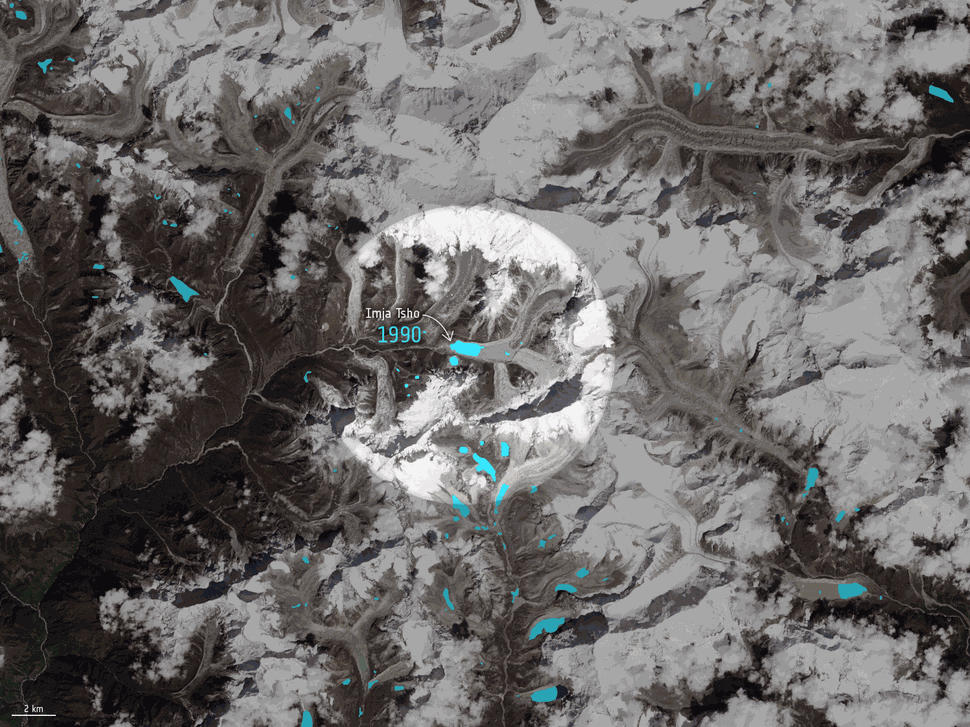
#> input picture Old dataa/Satelight image/Imja_Tsho_lake_volume_change.gif, 970 x 727 px, shrunk from 1495 x 1121 before the run, found by its file name
$ python glacier_analysis.py
#> lines starting #> are read from the running program, lines starting #| are printed output that depends on the picture; after the words box and inside, x2 and y2 are one past the last pixel; in counts of white or black regions, pixels touching at a corner belong together

import cv2
import numpy as np
import os
from PIL import Image

def extract_frames_from_gif(gif_path, output_dir):
    """Extract frames from a GIF file and save them as individual images."""
#> called with output_dir = 'frames'
    gif = Image.open(gif_path)
#> gif is the input picture: PIL image 970x727 P; mean R, G, B, A 107.8, 105.1, 104.6, 255
    frame_number = 0
    while True:
        frame_path = os.path.join(output_dir, f"frame_{frame_number:03d}.png")
        gif.save(frame_path)
        try:
            gif.seek(gif.tell() + 1)
            frame_number += 1
        except EOFError:
            break
#> after the loop, frame_number = 0
    print(f"Extracted {frame_number} frames.")
#| Extracted 0 frames.
    return frame_number

def analyze_glacier_changes(frame_dir):
    """Analyze changes between consecutive frames."""
#> called with frame_dir = 'frames'
    frames = sorted([os.path.join(frame_dir, f) for f in os.listdir(frame_dir) if f.endswith(".png")])
    differences = []

    for i in range(1, len(frames)):
        # Load consecutive frames
        img1 = cv2.imread(frames[i - 1], cv2.IMREAD_GRAYSCALE)
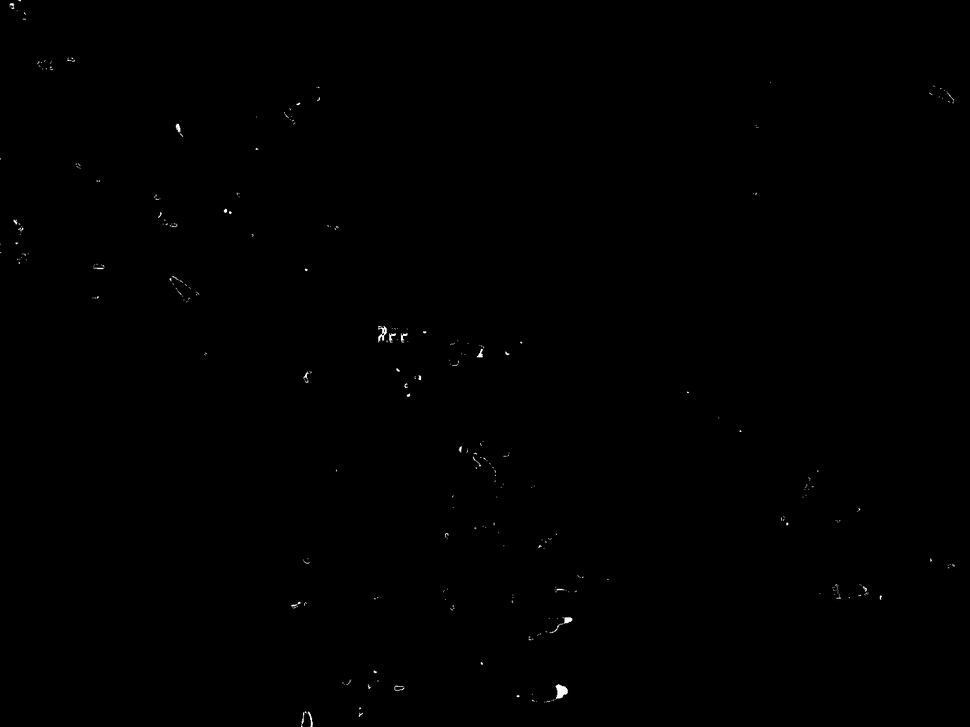
#> input picture Code/frames/diff_0_1.png, 970 x 727 px, shrunk from 1495 x 1121 before the run
#> img1 is the input picture: shape (727, 970); min 0, max 255, mean 0.4
        img2 = cv2.imread(frames[i], cv2.IMREAD_GRAYSCALE)
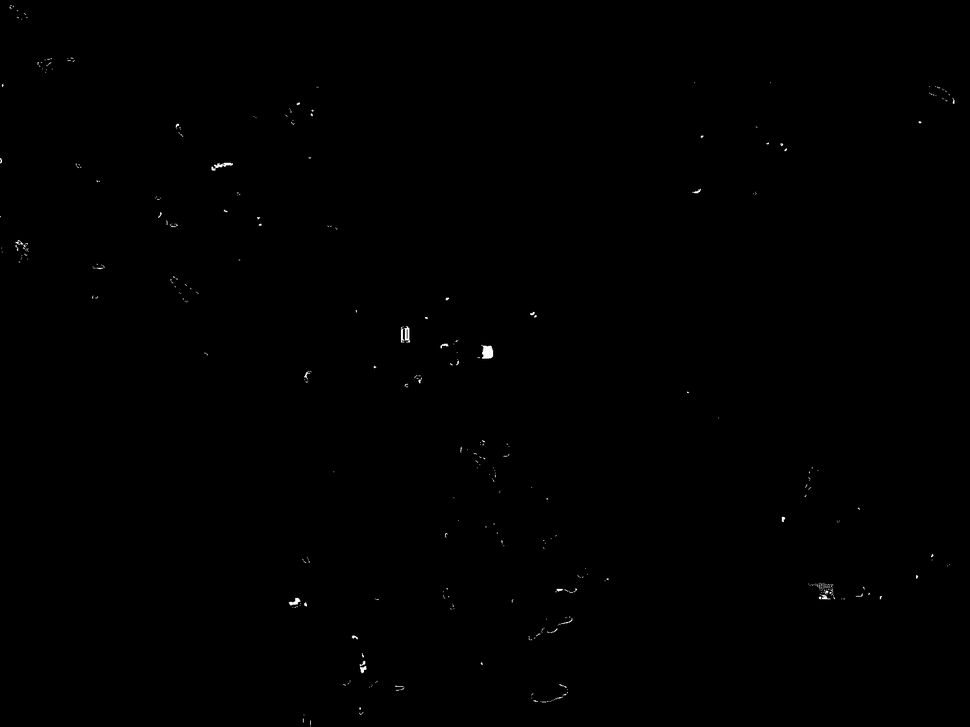
#> input picture Code/frames/diff_1_2.png, 970 x 727 px, shrunk from 1495 x 1121 before the run
#> img2 is the input picture: shape (727, 970); min 0, max 255, mean 0.4

        # Calculate absolute difference
        diff = cv2.absdiff(img1, img2)

        # Threshold to highlight significant changes
        _, diff_thresh = cv2.threshold(diff, 25, 255, cv2.THRESH_BINARY)
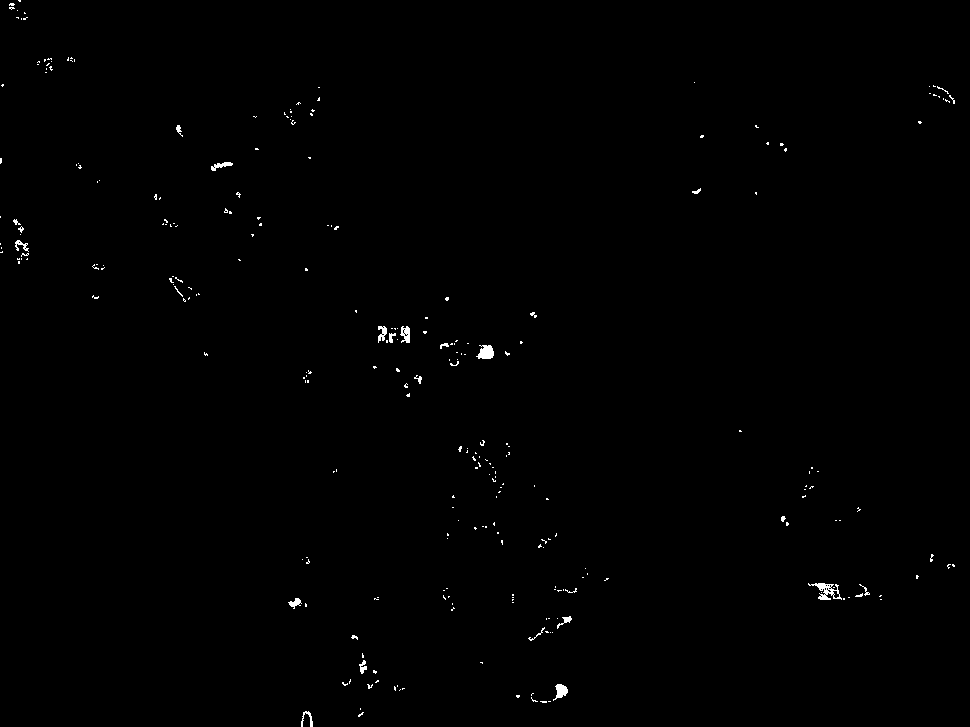
#> diff_thresh: shape (727, 970); 0.41% white in thin lines or dots

        # Calculate change area
        change_area = np.sum(diff_thresh > 0)
#> change_area = 2909
        differences.append({
            "frame_pair": (frames[i - 1], frames[i]),
            "change_area": change_area,
            "difference_image": diff_thresh
        })

        # Save or display the difference image
        diff_image_path = os.path.join(frame_dir, f"diff_{i - 1}_{i}.png")
        cv2.imwrite(diff_image_path, diff_thresh)
#> pass 2 of the loop in analyze_glacier_changes, `for i in range(1, len(frames)):`:
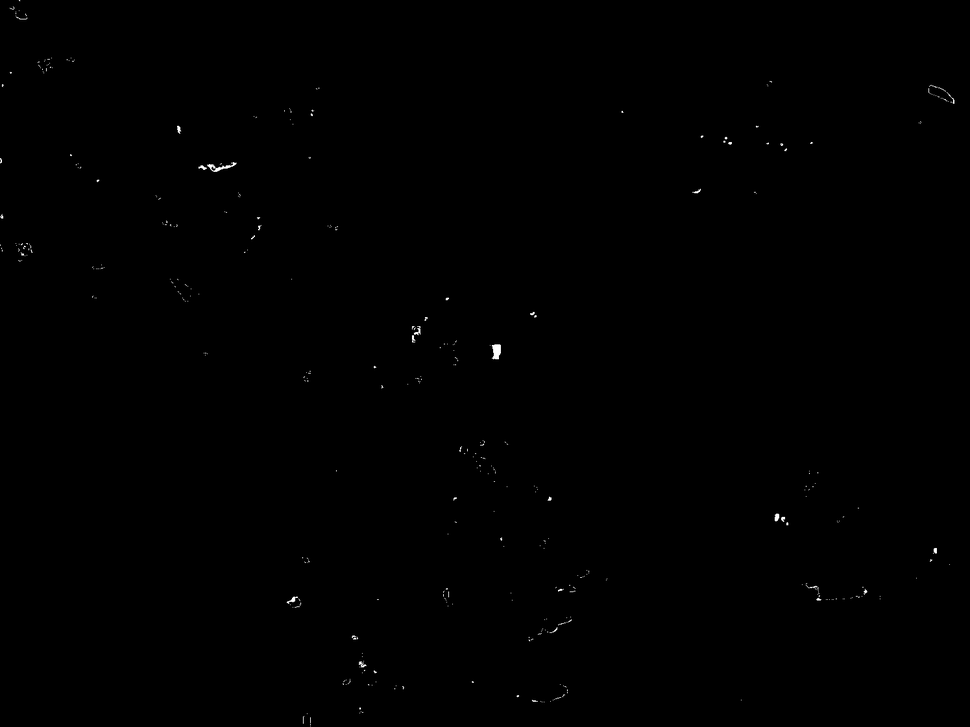
#> input picture Code/frames/diff_2_3.png, 970 x 727 px, shrunk from 1495 x 1121 before the run
#> in analyze_glacier_changes, img2 is the input picture: shape (727, 970); min 0, max 255, mean 0.4
#> in analyze_glacier_changes, `_, diff_thresh = cv2.threshold(diff, 25, 255, cv2.THRESH_BINARY)`:
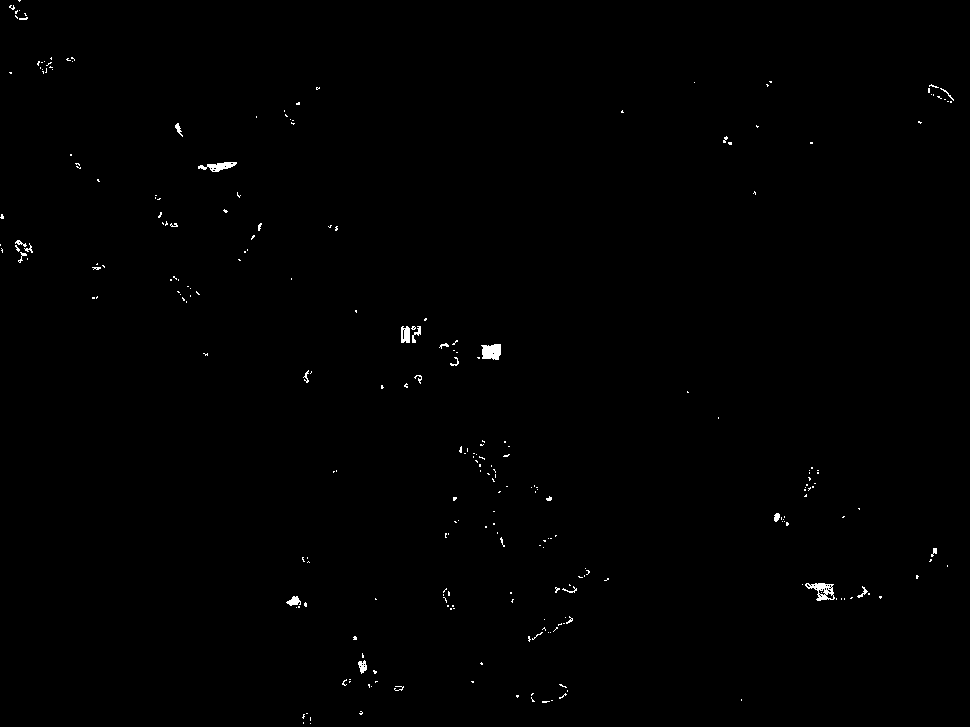
#> diff_thresh: shape (727, 970); 0.4% white; 263 white regions (238 under 20 px), largest, box (x1, y1, x2, y2) and area: (481, 344, 501, 360) 263, (805, 583, 835, 601) 256, (198, 162, 237, 172) 205
#> change_area = 2850

    return differences

# Example usage
if __name__ == "__main__":
    gif_path = "d:\GLOF\Satelight image\Imja_Tsho_lake_volume_change.gif"  # Path to the GIF file
    output_dir = "frames"     # Directory to save frames
    os.makedirs(output_dir, exist_ok=True)

    # Extract frames
    extract_frames_from_gif(gif_path, output_dir)

    # Analyze glacier changes
    differences = analyze_glacier_changes(output_dir)
#> differences = 2 items

    # Display results
    for diff in differences:
        print(f"Frames: {diff['frame_pair']}, Change Area: {diff['change_area']}")
#> this loop made 2 passes
#| Frames: ('frames/diff_0_1.png', 'frames/diff_1_2.png'), Change Area: 2909
#| Frames: ('frames/diff_1_2.png', 'frames/diff_2_3.png'), Change Area: 2850
